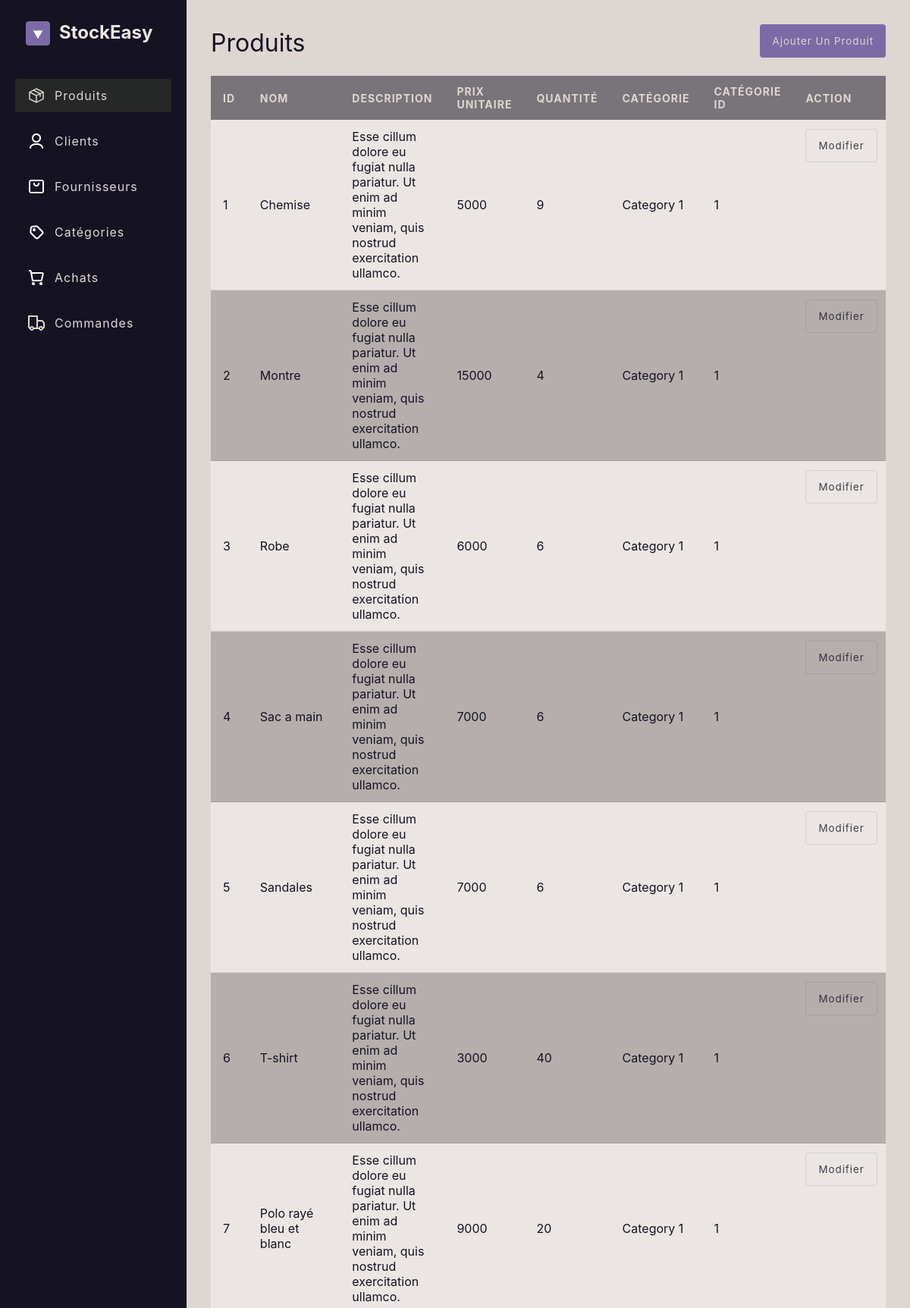
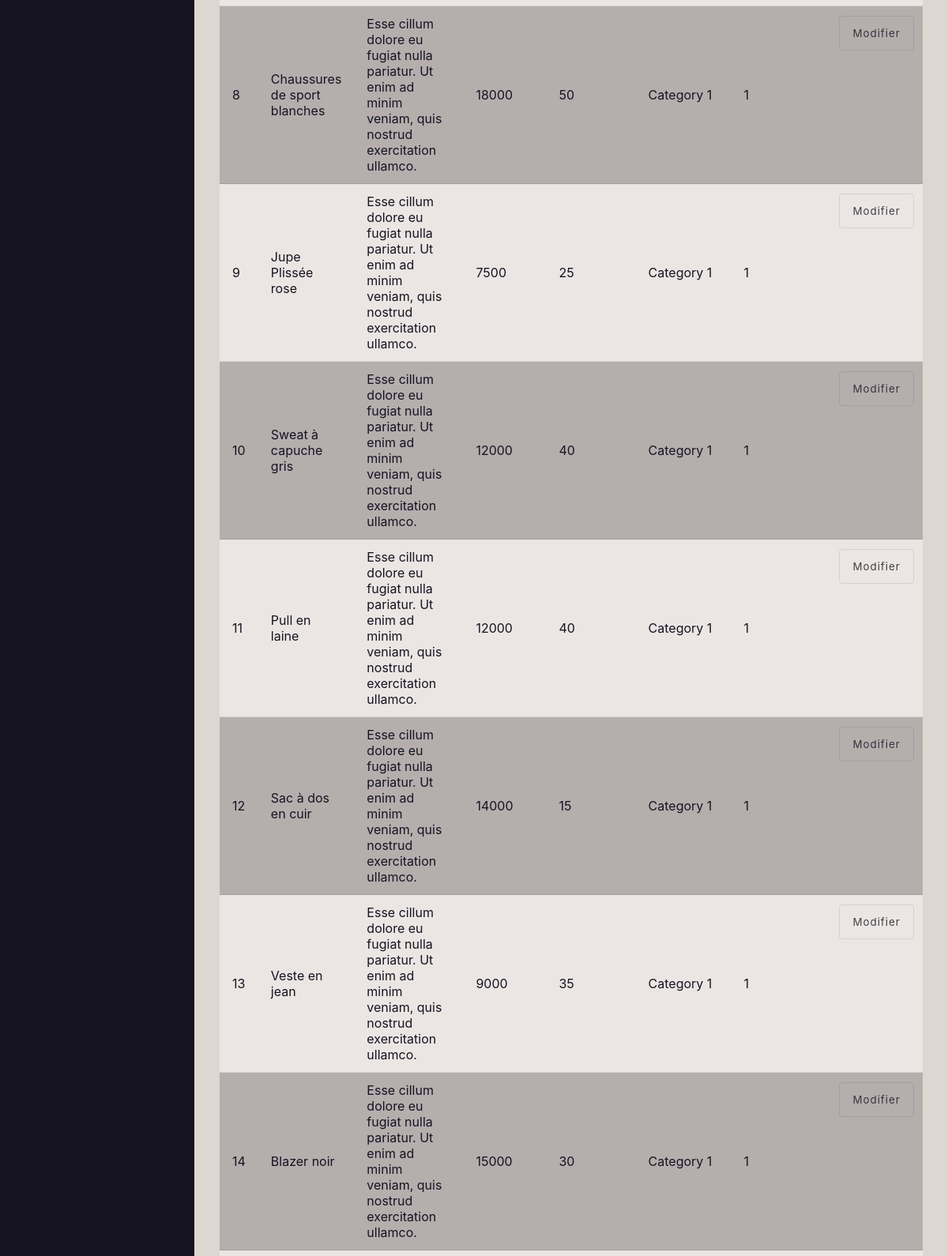
/products.php (upper part), run on the app's committed database (2 pictures, top to bottom).
### tables this page shows
CREATE TABLE `Product` (
  `id` int(11) NOT NULL,
  `name` varchar(255) NOT NULL,
  `description` text DEFAULT NULL,
  `unit_price` int(11) NOT NULL,
  `quantity` int(11) DEFAULT NULL,
  `category_id` int(11) NOT NULL
);

CREATE TABLE `Category` (
  `id` int(11) NOT NULL,
  `name` varchar(255) NOT NULL
);

### products.php (called while the page is built, shortened)
<?php
include "functions.php";
$title = "Produit";
$name = "product";
include "templates/right_page.php";

### functions.php (the view, shortened to what this page needs)
<?php
function generateTable($data, $tableStructure, $name)
{
    $is_numeric = "";
    array_push($tableStructure, "Action");
    echo '<div class="dynamic_table">';
    echo '<table>';
    echo '<thead>';
    echo '<tr>';
    foreach ($tableStructure as $column) {
        echo '<th>' . $column . '</th>';
    }
    echo '</tr>';
    echo '</thead>';
    echo '<tbody>';
    foreach ($data as $row) {
        echo '<tr>';
        foreach ($row as $value) {
            if(is_numeric($value)){
                $is_numeric = "is_numeric";
            }
            echo '<td class="'.$is_numeric.'">' . $value . '</td>';
        }
        echo '<td class="action">
            <button data-name="'. $name .'" data-'. $name .'="'. http_build_query($row) .'" class="btn btn-outline btn-update">Modifier</button>
            <button data-name="'. $name .'" data-'. $name .'="'. http_build_query($row) .'" class="btn btn-outline btn-delete">Supprimer</button>
        </td>';
        echo '</tr>';
    }
    echo '</tbody>';
    echo '</table>';
    echo '</div>';
}

### templates/right_page.php (shortened to what this page needs)
<div class="right_page">
    <div class="top">
        <div class="title"><?php echo $title ?>s</div>
        <div class="right-top">
            <button id="add" data-name="<?php echo $name ?>" class="btn btn-primary">Ajouter un <?php echo $title ?></button>
        </div>
    </div>
    <?php
        generateTable($data, $table_header, $name);
    ?>
</div>
<?php
$content = ob_get_clean();
include "templates/basic.php";

### templates/basic.php (shortened to what this page needs)
<!DOCTYPE html>
<html lang="en">
<head>
    <link rel="stylesheet" href="../assets/css/Basic.css">
    <link rel="stylesheet" href=<?php $css_path ?>>
</head>
<body>
    <div class="main">
        <nav id="nav">
            <div class="nav-content">
                <div class="logo">
                    <div class="img">
                        <img src="../assets/img/Logo.png" alt="">
                    </div>
                    <span>StockEasy</span>
                </div>
                <ul class="nav-item-list">
                    <li>
                        <a class="btn active" href="products.php">
                            <img src="../assets/img/icons/Box.png" alt="">
                            Produits
                        </a>
                    </li>
                    <li>
                        <a class="btn" href="customers.php">
                            <img src="../assets/img/icons/User_02.png" alt="">
                            Clients
                        </a>
                    </li>
                    <li>
                        <a class="btn" href="suppliers.php">
                            <img src="../assets/img/icons/Shopping_Bag_01.png" alt="">
                            Fournisseurs
                        </a>
                    </li>
                    <li>
                        <a class="btn" href="categories.php">
                            <img src="../assets/img/icons/Tag.png" alt="">
                            Catégories
                        </a>
                    </li>
                    <li>
                        <a class="btn" href="orders.php">
                            <img src="../assets/img/icons/Shopping_Cart_02.png" alt="">
                            Achats
                        </a>
                    </li>
                    <li>
                        <a class="btn" href="deliveries.php">
                            <img src="../assets/img/icons/Delivery.png" alt="">
                            Commandes
                        </a>
                    </li>
                </ul>
            </div>
        </nav>
        <?php echo $content ?>
    </div>
</body>
</html>

### assets/css/Basic.css (style rules this page uses)
:root { --primary-color: #7C6AA6; --primary-color-100: #B0A6CA; --secondary-color-900: #85807D; --secondary-color-800: #9B9692; --secondary-color-700: #B2ABA7; --secondary-color-600: #C8C1BC; --secondary-color: #DED6D1; --secondary-color-100: #EBE6E3; --neutral-color-900: #0D0B14; --neutral-color: #151322; --neutral-color-400: #2C2B38; --neutral-color-300: #44424E; --neutral-color-200: #5B5A64; --neutral-color-100: #73717A; --primary-color-rgb: 124, 106, 166; --secondary-color-rgb: 222, 214, 209; --neutral-color-rgb: 21, 19, 34; --gray-color: rgba(var(--neutral-color-rgb), 0.1); }
body { font-family: "Inter"; color: var(--neutral-color); font-variation-settings: "wght" 400; background-color: var(--secondary-color); }
ul { list-style-type: none; }
nav { height: 100Vh; position: fixed; left: 0; width: 100vw; max-width: 246px; background-color: var(--neutral-color); padding: 20px; }
.nav-content { height: min-content; }
.logo { display: flex; margin-bottom: 32px; gap: 12px; padding: 8px 14px; }
.logo span { display: block; font-weight: bold; font-size: 24px; color: var(--secondary-color-100); }
.nav-item-list { display: flex; gap: 16px; flex-direction: column; }
.nav-item-list li a { display: flex; align-items: center; color: var(--secondary-color); font-variation-settings: "wght" 500; text-decoration: none; font-size: 16px; gap: 12px; height: 44px; }
.nav-item-list li a.active { background-color: #262727; }
.btn { height: 44px; padding: 0 16px; border-radius: 4px; text-transform: capitalize; font-family: "Inter"; cursor: pointer; letter-spacing: 1px; }
.btn-primary { border: 0px; background-color: var(--primary-color); color: var(--secondary-color); }
.btn-outline { border: 1px solid var(--gray-color); background-color: transparent; color: rgba(var(--neutral-color-rgb), 0.8) ; }
.right_page { display: flex; flex-direction: column; padding: 32px; width: calc(100% - 246px); position: absolute; right: 0; }
.right_page .top { display: flex; justify-content: space-between; align-items: flex-end; margin-bottom: 24px; }
.right_page .top .title { display: inline-block; font-variation-settings: "wght" 700; font-size: 32px; }
.right_page .top .right-top { display: flex; gap: 12px; }
.dynamic_table { overflow-y: auto; }
.dynamic_table table { border-collapse: collapse; width: 100%; }
.dynamic_table table th, td { padding: 12px 16px; }
.dynamic_table table td.action { display: flex; gap: 16px; }
.dynamic_table table thead { background-color: rgba(var(--neutral-color-rgb), 0.5); color: var(--secondary-color); font-size: 0.875rem; text-transform: uppercase; letter-spacing: 1px; }
.dynamic_table table thead tr { text-align: left; }
.dynamic_table table tbody tr { border-bottom: 1px solid rgba(var(--neutral-color-rgb), 0.1); }
.dynamic_table table tbody tr:nth-child(odd) { background-color: rgba(255, 255, 255, .4); }
.dynamic_table table tbody tr:nth-child(even) { background-color: rgba(var(--neutral-color-rgb), 0.2); }

### data on the page
product: value "1", name "Chemise", description "Esse cillum dolore eu fugiat nulla pariatur. Ut enim ad minim veniam, quis nostrud exercitation ullamco.", unit_price "5000", quantity "9", category.name "Category 1"
product: id "2", name "Montre", description "Esse cillum dolore eu fugiat nulla pariatur. Ut enim ad minim veniam, quis nostrud exercitation ullamco.", unit_price "15000", quantity "4", category.name "Category 1", category "1"
product: id "3", name "Robe", description "Esse cillum dolore eu fugiat nulla pariatur. Ut enim ad minim veniam, quis nostrud exercitation ullamco.", unit_price "6000", quantity "6", category.name "Category 1", category "1"
product: id "4", name "Sac a main", description "Esse cillum dolore eu fugiat nulla pariatur. Ut enim ad minim veniam, quis nostrud exercitation ullamco.", unit_price "7000", quantity "6", category.name "Category 1", category "1"
product: id "5", name "Sandales", description "Esse cillum dolore eu fugiat nulla pariatur. Ut enim ad minim veniam, quis nostrud exercitation ullamco.", unit_price "7000", quantity "6", category.name "Category 1", category "1"
product: id "6", name "T-shirt", description "Esse cillum dolore eu fugiat nulla pariatur. Ut enim ad minim veniam, quis nostrud exercitation ullamco.", unit_price "3000", quantity "40", category.name "Category 1", category "1"
product: id "7", name "Polo rayé bleu et blanc", description "Esse cillum dolore eu fugiat nulla pariatur. Ut enim ad minim veniam, quis nostrud exercitation ullamco.", unit_price "9000", quantity "20", category.name "Category 1", category "1"
product: id "8", name "Chaussures de sport blanches", description "Esse cillum dolore eu fugiat nulla pariatur. Ut enim ad minim veniam, quis nostrud exercitation ullamco.", unit_price "18000", quantity "50", category.name "Category 1", category "1"
product: id "9", name "Jupe Plissée rose", description "Esse cillum dolore eu fugiat nulla pariatur. Ut enim ad minim veniam, quis nostrud exercitation ullamco.", unit_price "7500", quantity "25", category.name "Category 1", category "1"
product: id "10", name "Sweat à capuche gris", description "Esse cillum dolore eu fugiat nulla pariatur. Ut enim ad minim veniam, quis nostrud exercitation ullamco.", unit_price "12000", quantity "40", category.name "Category 1", category "1"
product: id "11", name "Pull en laine", description "Esse cillum dolore eu fugiat nulla pariatur. Ut enim ad minim veniam, quis nostrud exercitation ullamco.", unit_price "12000", quantity "40", category.name "Category 1", category "1"
product: id "12", name "Sac à dos en cuir", description "Esse cillum dolore eu fugiat nulla pariatur. Ut enim ad minim veniam, quis nostrud exercitation ullamco.", unit_price "14000", quantity "15", category.name "Category 1", category "1"
product: id "13", name "Veste en jean", description "Esse cillum dolore eu fugiat nulla pariatur. Ut enim ad minim veniam, quis nostrud exercitation ullamco.", unit_price "9000", quantity "35", category.name "Category 1", category "1"
product: id "14", name "Blazer noir", description "Esse cillum dolore eu fugiat nulla pariatur. Ut enim ad minim veniam, quis nostrud exercitation ullamco.", unit_price "15000", quantity "30", category.name "Category 1", category "1"

### other printed values
$title "Produit"
$column "ID"
$column "NOM"
$column "DESCRIPTION"
$column "PRIX UNITAIRE"
$column "QUANTITÉ"
$column "CATÉGORIE"
$column "CATÉGORIE ID"
$column "ACTION"
